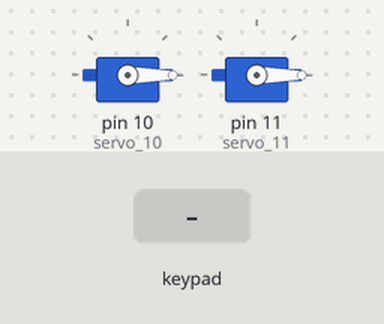
The sketch below on a simulated Arduino Uno, built with avr-gcc and run on an emulated ATmega328P. On the bench: 2 × servo. The test bench sets the inputs (shaded band).

Above: at 1.2 s.
1.3 s: keypad keys 5 8 9 D pressed 0.4 s apart
At 2.55 s:
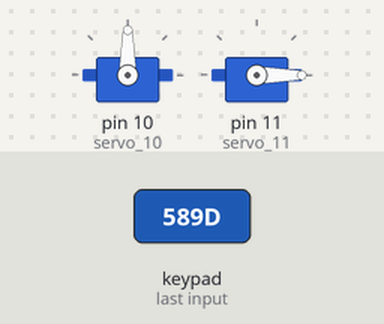
4.4 s: keypad keys 1 2 3 D pressed 0.4 s apart
At 5.65 s:
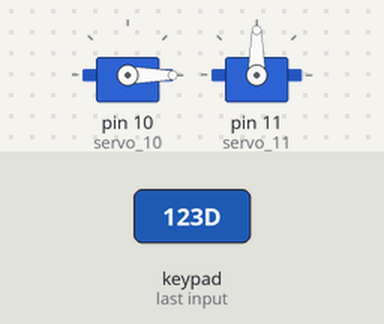
Timing chart, 0 to 7.4 s (numbered marks = the images above; inputs shaded):
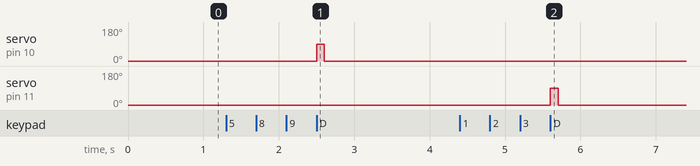

Measured:
- after the input at 1.3 s, servo on pin 10 (servo_10): 0° → 90° after 1.2 s, → 0° 0.10 s later
- after the input at 4.4 s, servo on pin 11 (servo_11): 0° → 90° after 1.2 s, → 0° 0.10 s later

The sketch:

multiuser_password_protected_door1__1_.ino
```cpp
#include <Keypad.h>
#include <Servo.h>

const int ROWS = 4;
const int COLS = 4;

char keys[ROWS][COLS] = {
  {'1','2','3','A'},
  {'4','5','6','B'},
  {'7','8','9','C'},
  {'*','0','#','D'}
};

byte rowPin[ROWS] = {9, 8, 7, 6};
byte colPin[COLS] = {5, 4, 3, 2};

Keypad keypad = Keypad(makeKeymap(keys), rowPin, colPin, ROWS, COLS);
String v_passcode = "";
Servo servo_10;
Servo servo_11;


void setup()
{
  pinMode(10,OUTPUT);
  pinMode(11,OUTPUT);
  servo_10.attach(10);
  servo_11.attach(11);
  servo_10.write(0);
  servo_11.write(0);
}

void loop()
{
  char key = keypad.getKey();

  if(key != NO_KEY){

    v_passcode = v_passcode + key;

    if(key == '*'){
      Serial.println("enter password ending with D");
      v_passcode = "";
    }

    if(key == '#'){
      Serial.println("enter password again with D");
      v_passcode = "";
      Serial.println(v_passcode);
    }

    if(key == 'D'){
      Serial.println("validating the password");

      if(v_passcode == "589D"){
        Serial.println("access granted");
        servo_10.write(90);
        delay(100);
        servo_10.write(0);
        v_passcode = "";

      }else if(v_passcode == "123D"){
        Serial.println("access granted");
        servo_11.write(90);
        delay(100);
        servo_11.write(0);
        v_passcode = "";

      }else{
        Serial.println("access denied");
        v_passcode = "";
      }
    }
  }
}
```
